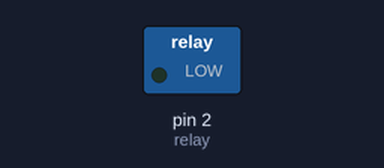
This sketch was run on a simulated Arduino Uno, built with avr-gcc and run on an emulated ATmega328P. Shown: switched loads named in the sketch (green lamp = pin HIGH).

Above: at 2.5 s.
At 7.5 s:
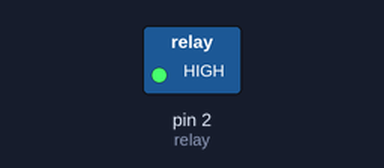
Timing chart, 0 to 13.0 s (numbered marks = the images above):
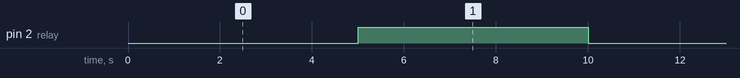

The sketch:

Relay.ino
```cpp
const int relay = 2;

void setup() {
  pinMode(relay, OUTPUT);
  Serial.begin(9600);
}


void loop() {
digitalWrite(relay, LOW);
delay(5000);
digitalWrite(relay, HIGH);
delay(5000);
}
```

Measured:
- by itself, pin 2 (relay): alternates HIGH for 5.0 s and LOW for 5.0 s
